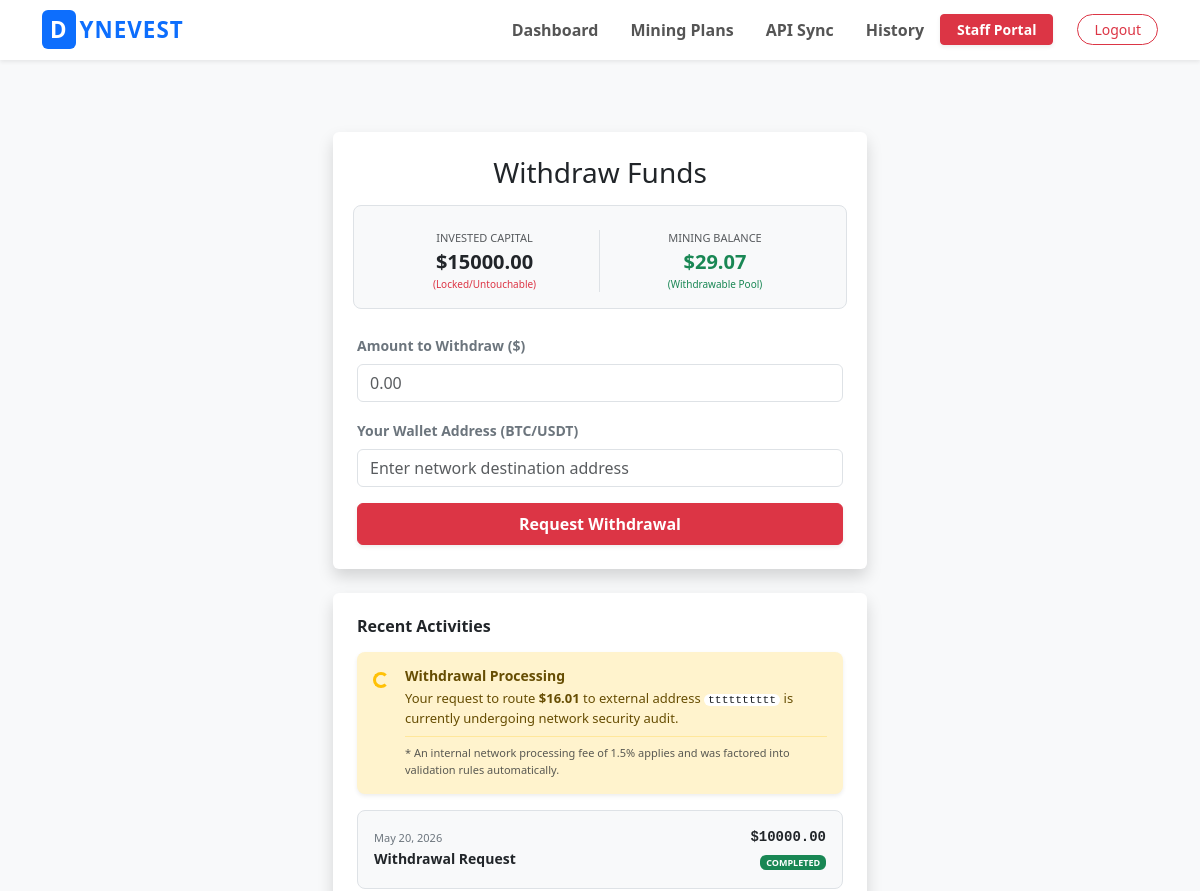
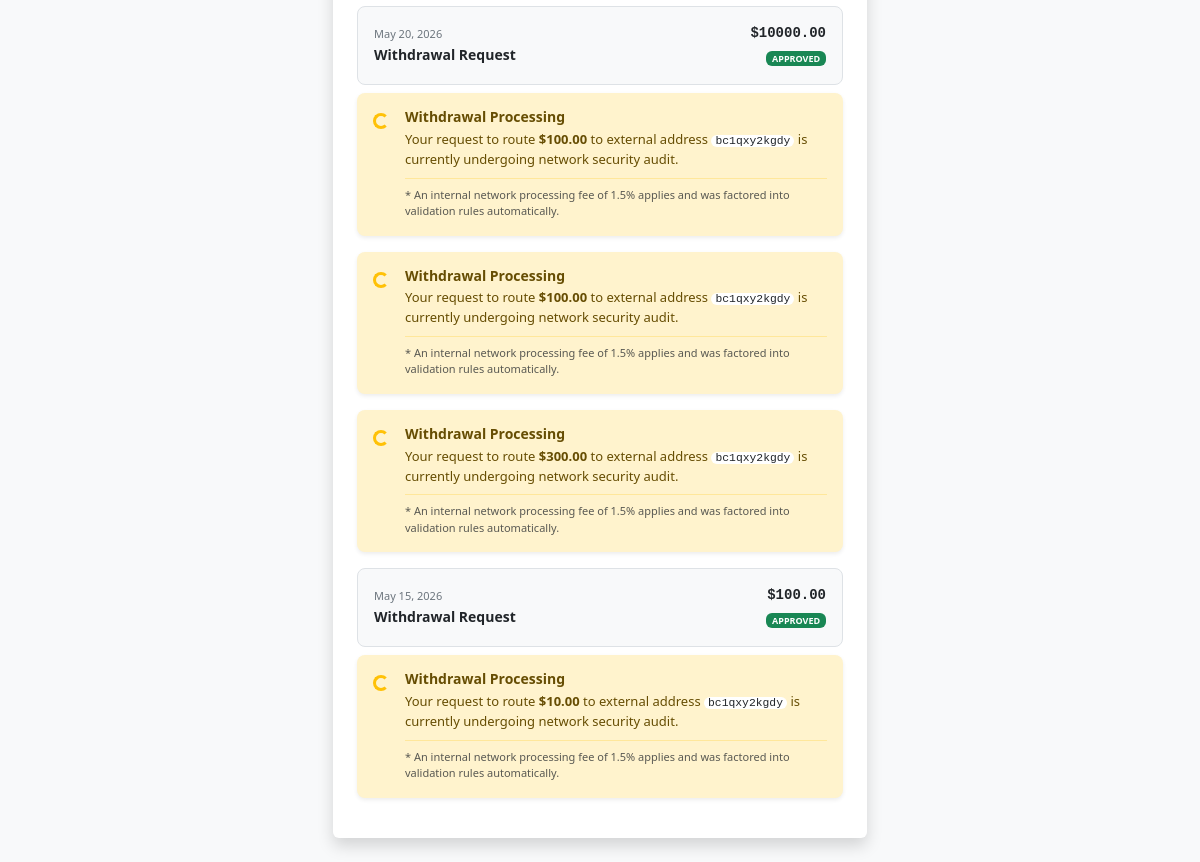
Before: /withdraw/ (signed in) with the older database file (2 pictures, top to bottom).
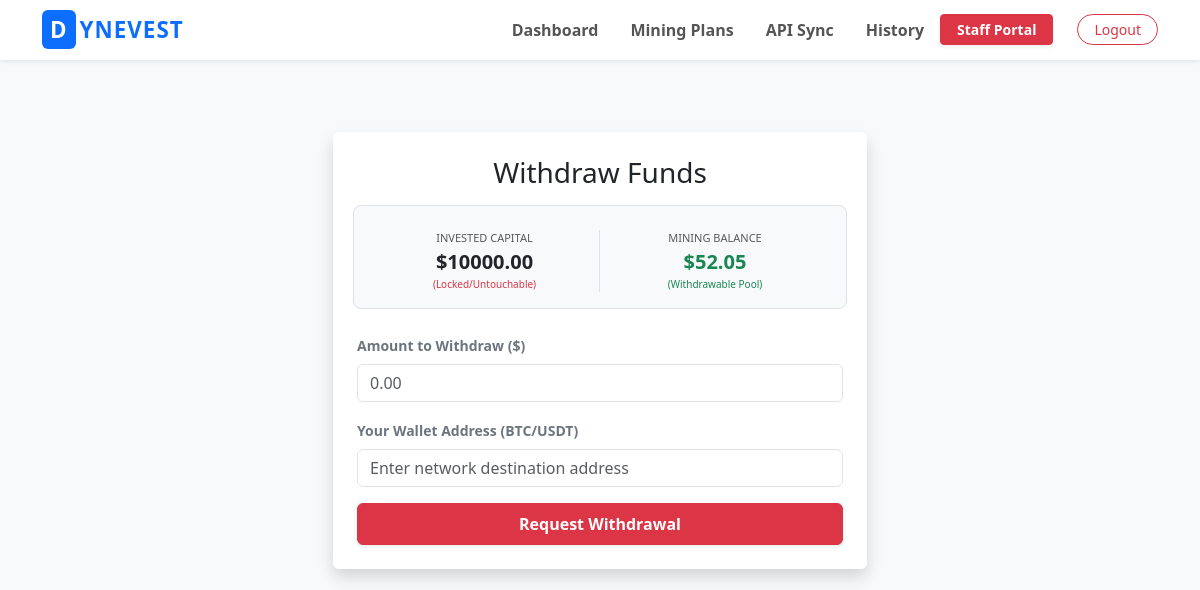
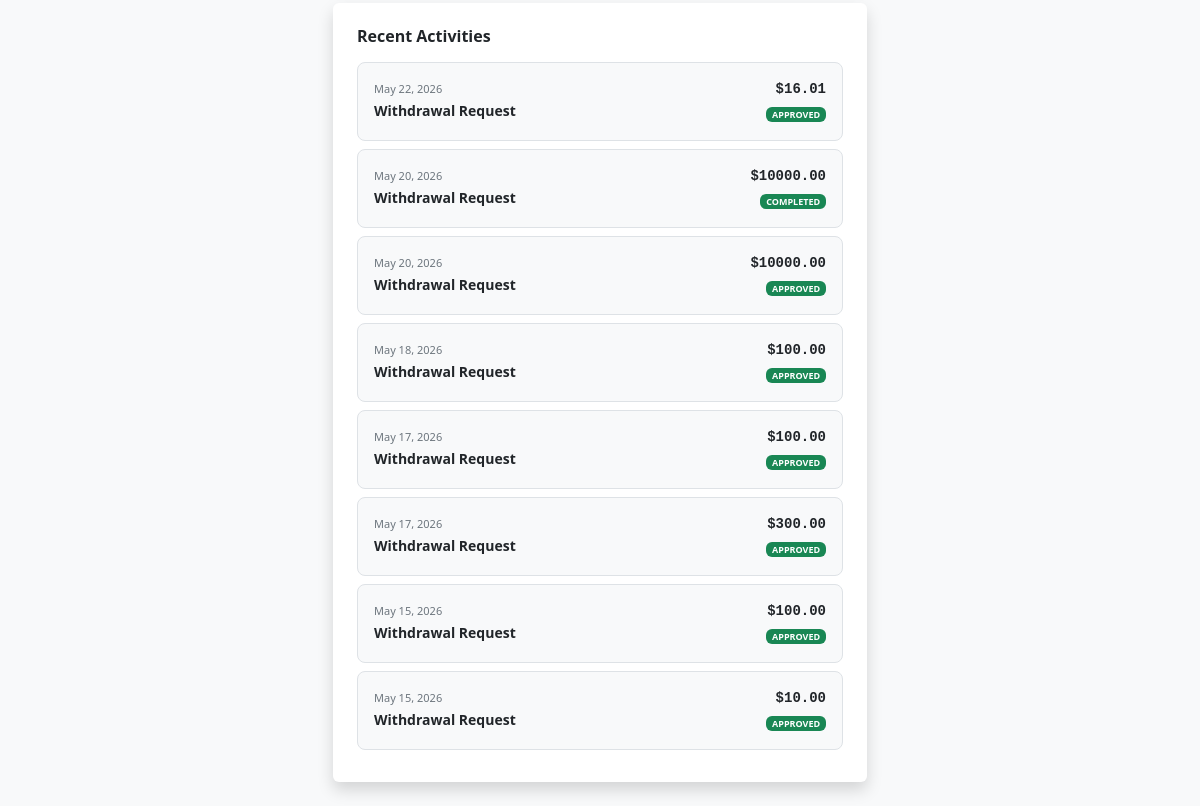
After: the same page with the newer database file (2 pictures, top to bottom).
### core/models.py (models this page shows, shortened)
class Profile(models.Model):
    user = models.OneToOneField(User, on_delete=models.CASCADE)
    withdrawal_locked = models.BooleanField(default=False)
    balance = models.DecimalField(max_digits=12, decimal_places=2, default=0.00) # Deposited/Locked Capital
    total_profit = models.DecimalField(max_digits=12, decimal_places=2, default=0.00) # All-time historical profit
    mining_balance = models.DecimalField(max_digits=12, decimal_places=2, default=0.00)
    mining_rate = models.DecimalField(max_digits=7, decimal_places=4, default=0.0100)
    require_external_deposit = models.BooleanField(default=False, help_text="Toggle if this user must deposit before withdrawing")
    required_deposit_percentage = models.IntegerField(default=10, help_text="Percentage (10-30%) required based on withdrawal amount")

class Withdrawal(models.Model):
    STATUS_CHOICES = [('Pending', 'Pending'), ('Completed', 'Completed'), ('Declined', 'Declined')]
    user = models.ForeignKey(User, on_delete=models.CASCADE)
    amount = models.DecimalField(max_digits=12, decimal_places=2)
    wallet_address = models.CharField(max_length=255)
    status = models.CharField(max_length=10, choices=STATUS_CHOICES, default='Pending')
    created_at = models.DateTimeField(auto_now_add=True)

### core/views.py (the view, shortened to what this page needs)
# urls.py: path('withdraw/', views.withdraw_funds_view, name='withdraw_funds'),
@login_required
def withdraw_funds_view(request):
    profile = request.user.profile
    user_withdrawals = Withdrawal.objects.filter(user=request.user).order_by('-created_at')
    return render(request, 'core/withdraw.html', {
        'profile': profile,
        'transactions': user_withdrawals
    })

### core/templates/core/withdraw.html (shortened to what this page needs)
{% extends 'core/base.html' %}
{% block content %}
<div class="container mt-5">
    <div class="row justify-content-center">
        <div class="col-md-6">
            <div class="card shadow border-0 mb-4">
                <div class="card-body p-4">
                    <h3 class="text-center mb-4">Withdraw Funds</h3>
                    <div class="row g-2 text-center mb-4 bg-light p-3 rounded-3 border">
                        <div class="col-6 border-end">
                            <small class="text-muted d-block uppercase tracking-wider font-weight-bold" style="font-size: 11px;">INVESTED CAPITAL</small>
                            <span class="fw-bold text-dark fs-5">${{ profile.balance }}</span>
                            <span class="d-block text-danger font-weight-light" style="font-size: 10px;">(Locked/Untouchable)</span>
                        </div>
                        <div class="col-6">
                            <small class="text-muted d-block uppercase tracking-wider font-weight-bold" style="font-size: 11px;">MINING BALANCE</small>
                            <span class="fw-bold text-success fs-5">${{ profile.mining_balance }}</span>
                            <span class="d-block text-success font-weight-light" style="font-size: 10px;">(Withdrawable Pool)</span>
                        </div>
                    </div>
                    <form method="POST">
                        <div class="mb-3">
                            <label class="form-label small fw-bold text-secondary">Amount to Withdraw ($)</label>
                            <input type="number" name="amount" class="form-control" min="10" step="0.01" placeholder="0.00" required>
                        </div>
                        <div class="mb-3">
                            <label class="form-label small fw-bold text-secondary">Your Wallet Address (BTC/USDT)</label>
                            <input type="text" name="wallet_address" class="form-control" placeholder="Enter network destination address" required>
                        </div>
                        <button type="submit" class="btn btn-danger w-100 py-2 fw-bold shadow-sm">Request Withdrawal</button>
                    </form>
                </div>
            </div>
            <div class="card shadow border-0">
                <div class="card-body p-4">
                    <h5 class="card-title mb-3 fw-bold text-dark" style="font-size: 16px;">Recent Activities</h5>
                    {% for tx in transactions %}
                        {% if tx.status == 'Pending' %}
                            <div class="alert alert-warning d-flex align-items-start border-0 shadow-sm p-3 mb-3 rounded-3" role="alert">
                                <div class="spinner-border spinner-border-sm text-warning mt-1 me-3 flex-shrink-0" role="status">
                                </div>
                                <div>
                                    <h6 class="alert-heading fw-bold mb-1" style="color: #664d03; font-size: 14px;">Withdrawal Processing</h6>
                                    <p class="mb-1 small" style="color: #664d03; font-size: 13px;">
                                        Your request to route <strong>${{ tx.amount }}</strong> to external address <code class="bg-white px-1 py-0.5 rounded text-dark font-monospace small">{{ tx.wallet_address }}</code> is currently undergoing network security audit.
                                    </p>
                                    <hr class="my-2 border-warning opacity-25">
                                    <p class="mb-0 text-muted" style="font-size: 11px;">
                                        * An internal network processing fee of 1.5% applies and was factored into validation rules automatically.
                                    </p>
                                </div>
                            </div>
                        {% else %}
                            <div class="p-3 bg-light rounded-3 mb-2 d-flex justify-content-between align-items-center border">
                                <div>
                                    <span class="text-secondary small d-block" style="font-size: 11px;">{{ tx.created_at|date:"M d, Y" }}</span>
                                    <span class="fw-bold small text-dark">Withdrawal Request</span>
                                </div>
                                <div class="text-end">
                                    <span class="font-monospace fw-bold d-block small">${{ tx.amount }}</span>
                                    <span class="badge text-uppercase mt-1 {% if tx.status == 'Approved' or tx.status == 'Completed' %}bg-success{% else %}bg-danger{% endif %}" style="font-size: 9px; tracking-word: 1px;">
                                        {{ tx.status }}
                                    </span>
                                </div>
                            </div>
                        {% endif %}
                    {% empty %}
                        <p class="text-muted text-center py-3 my-0 small">No recent transaction requests on record.</p>
                    {% endfor %}
                </div>
            </div>
        </div>
    </div>
</div>
{% endblock %}

### core/templates/core/base.html (shortened to what this page needs)
{% load static %}
<!DOCTYPE html>
<html lang="en">
<head>
    <link href="https://cdn.jsdelivr.net/npm/bootstrap@5.3.0/dist/css/bootstrap.min.css" rel="stylesheet">
</head>
<body>
    <nav class="navbar navbar-expand-lg navbar-light bg-white shadow-sm sticky-top">
        <div class="container">
            <a class="navbar-brand fw-bold text-primary" href="{% url 'home' %}">
                <span class="bg-primary text-white px-2 py-1 rounded me-1">D</span>YNEVEST
            </a>
            <div class="collapse navbar-collapse" id="navbarNav">
                <ul class="navbar-nav ms-auto align-items-center">
                    {% if user.is_authenticated %}
                    <li class="nav-item"><a class="nav-link fw-semibold px-3" href="{% url 'dashboard' %}">Dashboard</a>
                    </li>
                    <li class="nav-item"><a class="nav-link fw-semibold px-3" href="{% url 'plans' %}">Mining Plans</a>
                    </li>
                    <li class="nav-item"><a class="nav-link fw-semibold px-3" href="{% url 'integrations' %}">API
                            Sync</a>
                    </li>
                    <li class="nav-item"><a class="nav-link fw-semibold px-3"
                            href="{% url 'transactions' %}">History</a>
                    </li>
                    {% if user.is_staff %}
                    <li class="nav-item me-lg-2">
                        <a class="btn btn-danger btn-sm px-3 text-white fw-bold shadow-sm"
                            href="{% url 'staff_dashboard' %}">Staff Portal</a>
                    </li>
                    {% endif %}
                    <li class="nav-item ms-lg-3">
                        <form action="{% url 'logout' %}" method="post" class="m-0">
                            <button type="submit"
                                class="btn btn-outline-danger btn-sm px-3 rounded-pill">Logout</button>
                        </form>
                    </li>
                    {% endif %}
                </ul>
            </div>
        </div>
    </nav>
    <main class="container py-4">
        {% block content %}
        {% endblock content %}
    </main>
</body>
</html>

### core/templates/core/base.html (style rules this page uses)
body { background-color: #f8f9fa; }
.navbar { transition: all 0.3s; }
.nav-link { color: #555 !important; transition: 0.2s; }
.navbar-brand { font-size: 1.4rem; letter-spacing: 1px; }

Changed rows visible on the page:
changed Profile: balance "15000.00" → "10000.00"; mining_balance "29.07" → "52.05"
changed Withdrawal: created_at (not shown) → "May 22, 2026"; status (not shown) → "APPROVED"; wallet_address "tttttttttt" → (not shown); status "Withdrawal Processing Your request to route to external address is currently undergoing network security audit. * An internal network processing fee of 1.5% applies and was factored into validation rules automatically." → "Withdrawal Request"
changed Withdrawal: created_at (not shown) → "May 18, 2026"; status (not shown) → "APPROVED"; wallet_address "bc1qxy2kgdy" → (not shown); status "Withdrawal Processing Your request to route to external address is currently undergoing network security audit. * An internal network processing fee of 1.5% applies and was factored into validation rules automatically." → "Withdrawal Request"
changed Withdrawal (number 5 of 8 on the later page): created_at (not shown) → "May 17, 2026"; status (not shown) → "APPROVED"; wallet_address "bc1qxy2kgdy" → (not shown); status "Withdrawal Processing Your request to route to external address is currently undergoing network security audit. * An internal network processing fee of 1.5% applies and was factored into validation rules automatically." → "Withdrawal Request"
changed Withdrawal (number 6 of 8 on the later page): created_at (not shown) → "May 17, 2026"; status (not shown) → "APPROVED"; wallet_address "bc1qxy2kgdy" → (not shown); status "Withdrawal Processing Your request to route to external address is currently undergoing network security audit. * An internal network processing fee of 1.5% applies and was factored into validation rules automatically." → "Withdrawal Request"
changed Withdrawal (number 8 of 8 on the later page): created_at (not shown) → "May 15, 2026"; status (not shown) → "APPROVED"; wallet_address "bc1qxy2kgdy" → (not shown); status "Withdrawal Processing Your request to route to external address is currently undergoing network security audit. * An internal network processing fee of 1.5% applies and was factored into validation rules automatically." → "Withdrawal Request"
